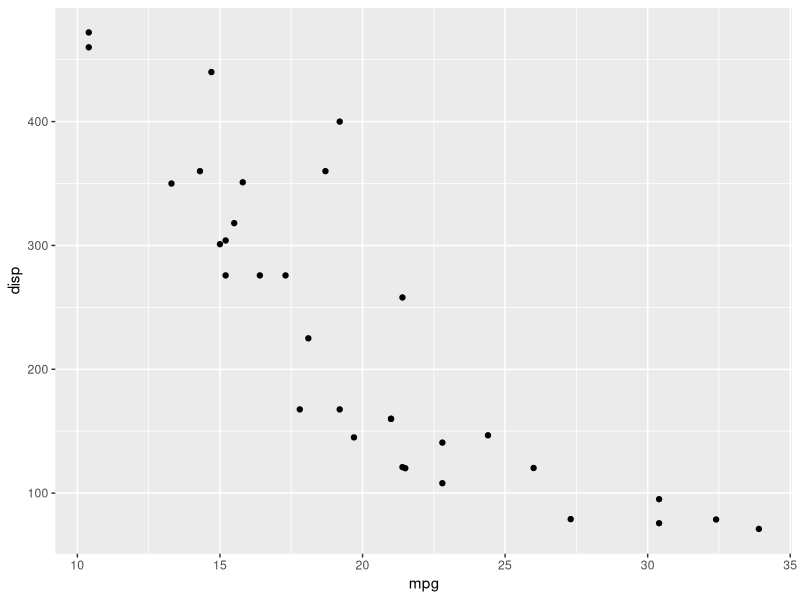
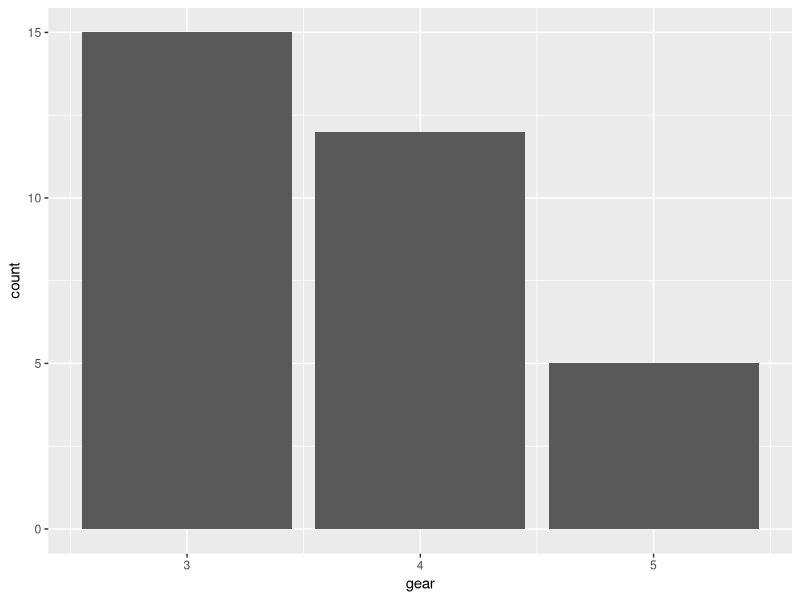
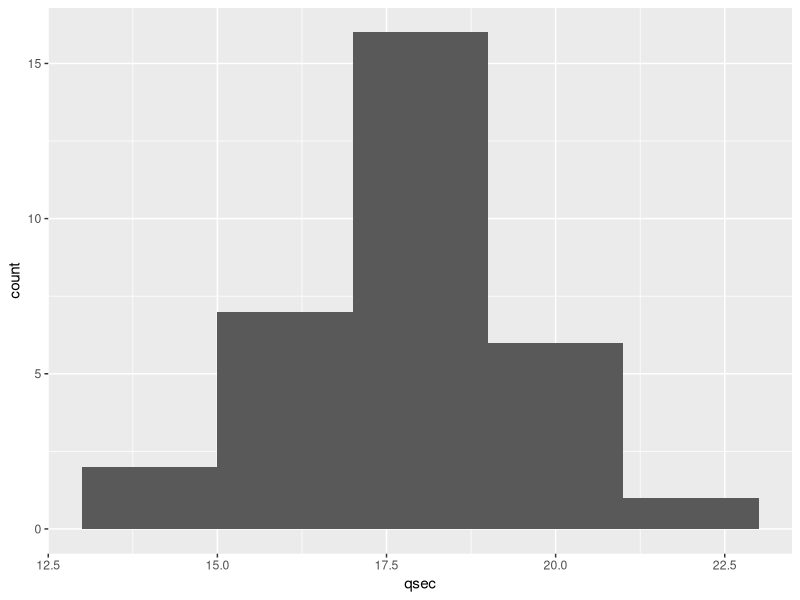
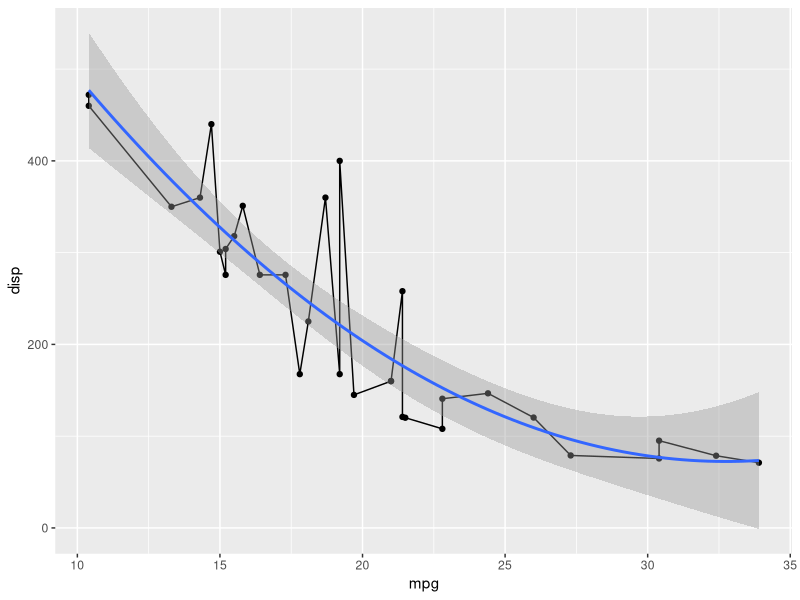
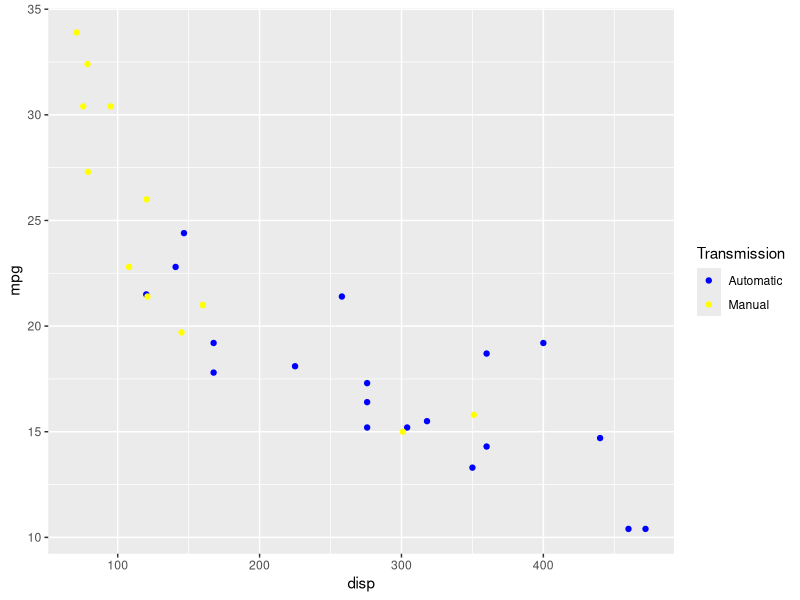

The R script that drew these images, in order:
install.packages("tidyverse")

library(tidyverse)
mtcars
ggplot(mtcars) + geom_point(mapping = aes(x=mpg, y=disp))

ggplot(mtcars) + geom_bar(mapping = aes(x = gear))

ggplot(mtcars) + geom_histogram(mapping = aes(x = qsec), binwidth = 2)

p <- ggplot(mtcars, mapping = aes(x = mpg, y = disp)) + geom_point()
p + geom_line() + geom_smooth(method = "lm", formula = y ~ poly(x,2))

ggplot(mtcars, mapping = aes(x=disp, y=mpg,
                             color = factor(am, levels = c(0,1),
                                            labels = c("Automatic", "Manual"))))+
  scale_color_manual(values = c("blue","yellow")) +
  geom_point() +
  labs(color = "Transmission")

